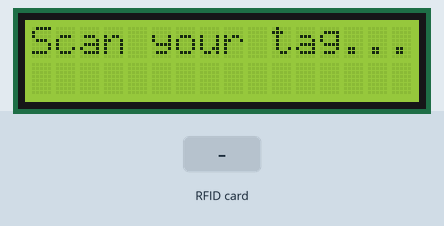
Simulated run of this sketch. Board: Arduino Uno, built with avr-gcc and run on an emulated ATmega328P. Shown: 16×2 character LCD. The inputs (shaded band) are chosen by the test bench. What the sketch prints to the serial monitor is not drawn.

Above: at 1.3 s.
1.4 s: RFID card DE AD BE EF held to the reader
At 2.7 s:
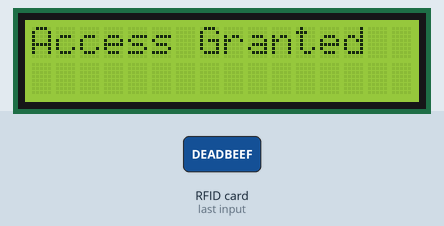
4.4 s: RFID card 5E 7A 19 C4 held to the reader
At 5.6 s:
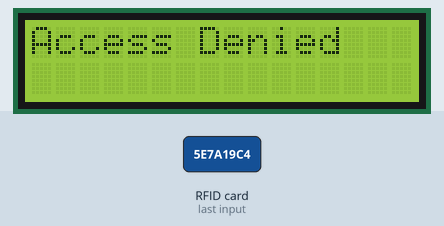
Timing chart, 0 to 7.4 s (numbered marks = the images above; inputs shaded):
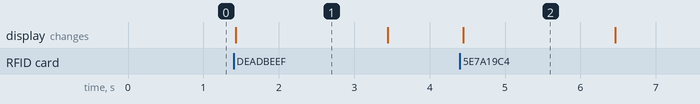

The sketch:

RFID_LCD.ino
```cpp
#include <SPI.h>
#include <MFRC522.h>
#include <Wire.h>
#include <LiquidCrystal_I2C.h>

/*
Connections for RFID:
SDA (SS): Digital Pin 10
SCK:      Digital Pin 13
MOSI:     Digital Pin 11
MISO:     Digital Pin 12
IRQ:      Leave unconnected
GND:      GND
RST:      Digital Pin 9
3.3V:     3.3V pin

Connections for LCD:
SDA:      A4
SCL/SCK:  A5
VCC:      5V
GND:      GND
*/

// Pins for the RFID reader
#define SS_PIN 10
#define RST_PIN 9

// Initialize RFID and LCD objects
MFRC522 mfrc522(SS_PIN, RST_PIN);
LiquidCrystal_I2C lcd(0x27, 16, 2); // try 0x3F if it doesn't work.

// Replace this with your card's actual UID
byte authorizedUID[4] = {0xDE, 0xAD, 0xBE, 0xEF}; // just a placeholder UID

void setup() {
  Serial.begin(9600);
  SPI.begin();        // Initialize SPI bus
  mfrc522.PCD_Init(); // Initialize MFRC522 reader

  // Initialize the LCD
  lcd.init();
  lcd.backlight();

  // Display standby message
  lcd.setCursor(0, 0);
  lcd.print("Scan your tag...");
  Serial.println("Scan your tag...");
}

void loop() {
  // Wait until new RFID card is present
  if (!mfrc522.PICC_IsNewCardPresent()) {
    return;
  }

  // Read the card data
  if (!mfrc522.PICC_ReadCardSerial()) {
    return;
  }

  // Print the scanned UID to the Serial Monitor
  Serial.print("Scanned UID: ");
  for (byte i = 0; i < mfrc522.uid.size; i++) {
    Serial.print(mfrc522.uid.uidByte[i] < 0x10 ? " 0" : " ");
    Serial.print(mfrc522.uid.uidByte[i], HEX);
  }
  Serial.println();

  // Compare scanned UID with the authorized UID
  bool accessGranted = true;
  for (byte i = 0; i < 4; i++) {
    if (mfrc522.uid.uidByte[i] != authorizedUID[i]) {
      accessGranted = false;
      break;
    }
  }

  // Update the LCD based on the result
  lcd.clear();
  lcd.setCursor(0, 0);

  if (accessGranted) {
    lcd.print("Access Granted");
    Serial.println("Access Granted");
  } else {
    lcd.print("Access Denied");
    Serial.println("Access Denied");
  }

  // Keep the message on screen for 2 seconds
  delay(2000);

  // Reset the LCD back to standby mode
  lcd.clear();
  lcd.setCursor(0, 0);
  lcd.print("Scan your tag...");

  // Stop reading to avoid multiple triggers from one scan
  mfrc522.PICC_HaltA();
  mfrc522.PCD_StopCrypto1();
}
```

Measured:
- after the input at 1.4 s, the display: changes at once (image 1)
- after the input at 4.4 s, the display: changes at once (image 2)
- what the display in image 1 shows lasts 2.0 s, from 1.4 s to 3.4 s
